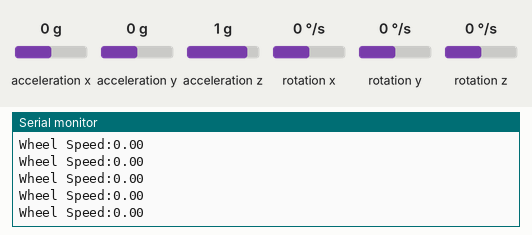
Simulated run of this program. Board: ESP32. Shown: the last lines printed to the serial monitor. Inputs (shaded band) come from the test bench; at power-on: rotation z 0 °/s, acceleration x 0 g, acceleration y 0 g, acceleration z 1 g, rotation x 0 °/s, rotation y 0 °/s. EEPROM starts erased.

Above: at 4.2 s.
4.3 s: rotation z set to -192 °/s
At 5.2 s:
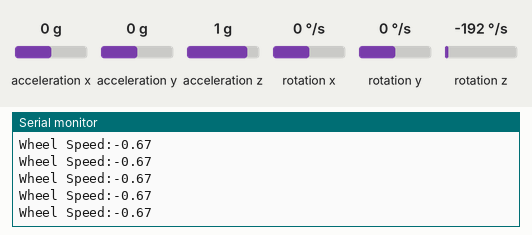
5.8 s: rotation z set to -100 °/s
At 6.6 s:
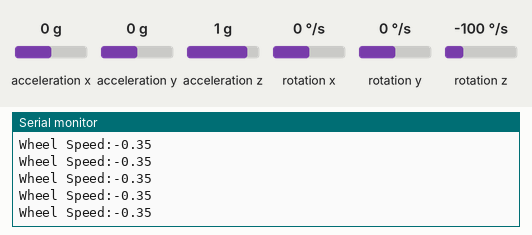
Timing chart, 0 to 7.8 s (numbered marks = the images above; inputs shaded):
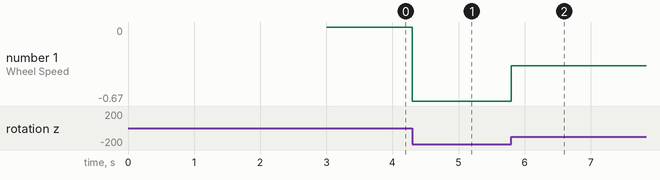

The program:

main.cpp
```cpp
#include <Arduino.h>
#include <MPU6050_tockn.h>
#include <Wire.h>
#include <Preferences.h>

#define SDA 13
#define SCL 14

MPU6050 mpu6050(Wire);
Preferences calibrationstore;

long timer = 0;
float wheelradius = 0.2;
float accelX;
float accelY;
float accelZ;
float gyroX;
float gyroY;
float gyroZ;

float gyroOffsetX;
float gyroOffsetY;
float gyroOffsetZ;


// put function declarations here:
float WheelSpeed(float, float);


void setup() {
  Serial.begin(1152000);
  Wire.begin(SDA, SCL);
  mpu6050.begin();

  calibrationstore.begin("Calibrations", false);

  bool oldCalibration = calibrationstore.isKey("oldCalibrations");

  if (oldCalibration == false) {
      mpu6050.calcGyroOffsets(true);

      gyroOffsetX = mpu6050.getGyroXoffset();
      gyroOffsetY = mpu6050.getGyroYoffset();
      gyroOffsetZ = mpu6050.getGyroZoffset();

      calibrationstore.putFloat("gyroOffX", gyroOffsetX);
      calibrationstore.putFloat("gyroOffY", gyroOffsetY);
      calibrationstore.putFloat("gyroOffZ", gyroOffsetZ);
      calibrationstore.putBool("oldCalibrations", true);

  }
  else {
    gyroOffsetX = calibrationstore.getFloat("gyroOffX", 0.0);
    gyroOffsetY = calibrationstore.getFloat("gyroOffX", 0.0);
    gyroOffsetZ = calibrationstore.getFloat("gyroOffX", 0.0);

    mpu6050.setGyroOffsets(
      gyroOffsetX,
      gyroOffsetY,
      gyroOffsetZ
    );
  }
}

void loop() {
    mpu6050.update();
    Serial.print("Wheel Speed:"); Serial.println(WheelSpeed(wheelradius, mpu6050.getGyroZ()));
}

// put function definitions here:
float WheelSpeed(float radius, float gyroZ) {
  return radius * (gyroZ * (PI / 180.0));
}
```

Measured:
- after the input at 4.3 s, the serial monitor: prints a new line at once (image 1)
- after the input at 5.8 s, the serial monitor: prints a new line at once (image 2)
- plotted number 1: 0 → -0.67 after the input at 4.3 s, -0.67 → -0.35 after the input at 5.8 s
